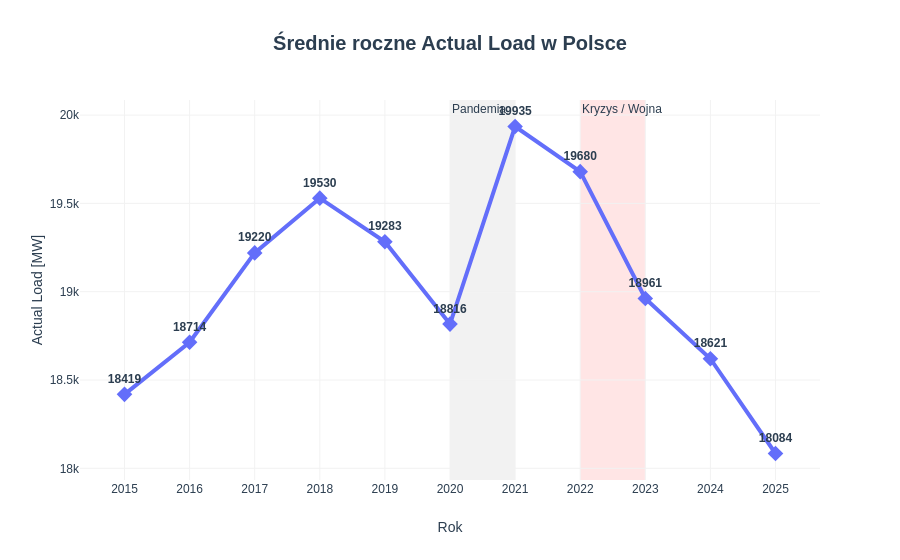
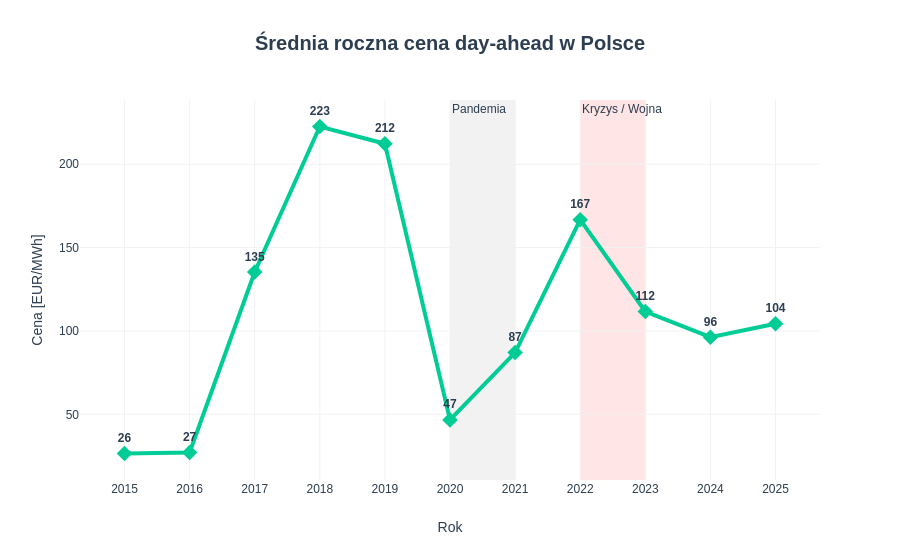

These figures' notebook cell, in order:
### Code cell
fig_load = plot_yearly_trend(df, "Actual Load", country_name="Polsce", color='#636EFA')
fig_load.show()
fig = plot_yearly_prices(df, country_name="Polsce")
fig.show()

### Figure 1 — Plotly figure (JSON) as saved in the notebook; plotly's stock layout.template omitted (floating-point values rounded to 4 significant figures)
{"data": [{"line": {"color": "#636EFA", "width": 4}, "marker": {"size": 12, "symbol": "diamond"}, "mode": "lines+markers+text", "name": "Actual Load", "text": ["18419", "18714", "19220", "19530", "19283", "18816", "19935", "19680", "18961", "18621", "18084"], "textfont": {"weight": "bold"}, "textposition": "top center", "type": "scatter", "x": [2015, 2016, 2017, 2018, 2019, 2020, 2021, 2022, 2023, 2024, 2025], "y": [18420.0, 18710.0, 19220.0, 19530.0, 19280.0, 18820.0, 19940.0, 19680.0, 18960.0, 18620.0, 18080.0]}], "layout": {"annotations": [{"showarrow": false, "text": "Pandemia", "x": 2020, "xanchor": "left", "xref": "x", "y": 1, "yanchor": "top", "yref": "y domain"}, {"showarrow": false, "text": "Kryzys / Wojna", "x": 2022, "xanchor": "left", "xref": "x", "y": 1, "yanchor": "top", "yref": "y domain"}], "shapes": [{"fillcolor": "gray", "layer": "below", "line": {"width": 0}, "opacity": 0.1, "type": "rect", "x0": 2020, "x1": 2021, "xref": "x", "y0": 0, "y1": 1, "yref": "y domain"}, {"fillcolor": "red", "layer": "below", "line": {"width": 0}, "opacity": 0.1, "type": "rect", "x0": 2022, "x1": 2023, "xref": "x", "y0": 0, "y1": 1, "yref": "y domain"}], "title": {"text": "Średnie roczne Actual Load w Polsce"}, "xaxis": {"title": {"text": "Rok"}}, "yaxis": {"title": {"text": "Actual Load [MW]"}}}}

### Figure 2 — Plotly figure (JSON) as saved in the notebook; plotly's stock layout.template omitted (floating-point values rounded to 4 significant figures)
{"data": [{"line": {"color": "#00CC96", "width": 4}, "marker": {"size": 12, "symbol": "diamond"}, "mode": "lines+markers+text", "name": "Cena DA", "text": ["26", "27", "135", "223", "212", "47", "87", "167", "112", "96", "104"], "textfont": {"weight": "bold"}, "textposition": "top center", "type": "scatter", "x": [2015, 2016, 2017, 2018, 2019, 2020, 2021, 2022, 2023, 2024, 2025], "y": [26.49, 27.1, 135.4, 222.6, 212.3, 46.66, 87.03, 166.7, 111.7, 96.26, 104.3]}], "layout": {"annotations": [{"showarrow": false, "text": "Pandemia", "x": 2020, "xanchor": "left", "xref": "x", "y": 1, "yanchor": "top", "yref": "y domain"}, {"showarrow": false, "text": "Kryzys / Wojna", "x": 2022, "xanchor": "left", "xref": "x", "y": 1, "yanchor": "top", "yref": "y domain"}], "shapes": [{"fillcolor": "gray", "layer": "below", "line": {"width": 0}, "opacity": 0.1, "type": "rect", "x0": 2020, "x1": 2021, "xref": "x", "y0": 0, "y1": 1, "yref": "y domain"}, {"fillcolor": "red", "layer": "below", "line": {"width": 0}, "opacity": 0.1, "type": "rect", "x0": 2022, "x1": 2023, "xref": "x", "y0": 0, "y1": 1, "yref": "y domain"}], "title": {"text": "Średnia roczna cena day-ahead w Polsce"}, "xaxis": {"title": {"text": "Rok"}}, "yaxis": {"title": {"text": "Cena [EUR/MWh]"}}}}
